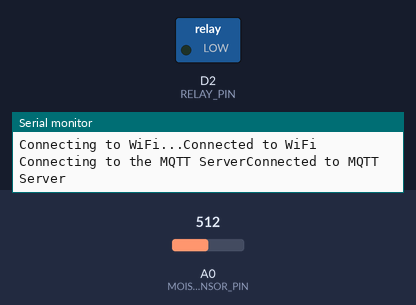
Bench run of a sketch on a simulated Arduino Nano 33 IoT. Parts: switched loads named in the sketch (green lamp = pin HIGH), the last lines printed to the serial monitor. The test bench sets the inputs (shaded band); at power-on: A0 (MOISTURE_SENSOR_PIN) = 512. WiFi joins after 1.5 s; servers stay silent unless stated; no MQTT or app messages arrive unless stated.

Above: at 2.7 s.
2.8 s: A0 (MOISTURE_SENSOR_PIN) set to 415
14.5 s: A0 (MOISTURE_SENSOR_PIN) set to 385
At 15.0 s:
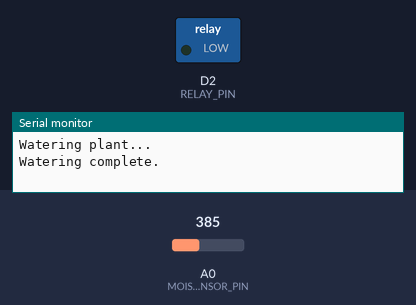
24.5 s: A0 (MOISTURE_SENSOR_PIN) set to 410
At 31.2 s:
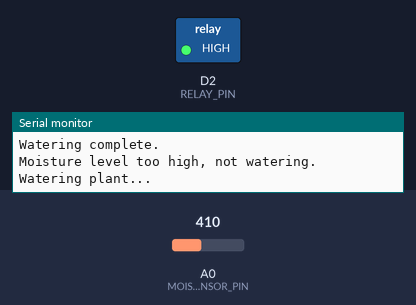
Timing chart, 0 to 34.5 s (numbered marks = the images above; inputs shaded):
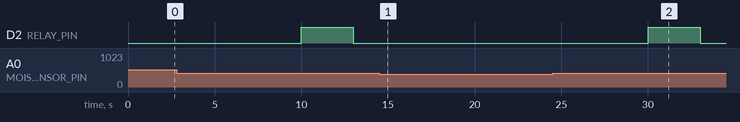

The sketch:

arduinocode.ino
```cpp
// Library imports and network creditals
#include <ArduinoMqttClient.h>
#include <WiFiNINA.h>
#include "secrets.h"

// Defining the pins and intervals
#define MOISTURE_SENSOR_PIN A0
#define RELAY_PIN 2
#define MOISTURE_THRESHOLD 400
#define WATERING_DURATION 3000
#define CHECK_INTERVAL 10000
#define MQTT_TIMEOUT 30000

// Stores the WiFi and MQTT credentials from secrets.h
const char* ssid = SECRET_SSID;
const char* password = SECRET_PASS;
const char* mqtt_server = MQTT_SERVER;

// Initializes the WiFi and MQTT clients
WiFiClient wifiClient;
MqttClient mqttClient(wifiClient);

bool autoMode = true; //used to switch between auto an manual modes
bool pumpState = false; // if the pump is on or off
bool mqttEnabled = true; // if arduino is connected to MQTT server
unsigned long lastCheckTime = 0; //used to make sure we only check moistuire level ever 10 seconds

void setup() {
    pinMode(MOISTURE_SENSOR_PIN, INPUT); //declares sensor pin and it is reciving data from this pin
    pinMode(RELAY_PIN, OUTPUT); //relay pin and we will be outputting signals (High, Low)
    digitalWrite(RELAY_PIN, LOW); //Set relay pin to low because we wont the pump to start off

    Serial.begin(9600); //Start the serial communication with sensor and relay
    while (!Serial); //run till we have a serial connection

    //Connects to wifi and MQTT server
    connectWiFi();
    connectMQTT();
}

//This function is called when we have not connected to wifi and will try again intill timeout
//If time out is reached program will run locally on auto mode just from arduino
void connectWiFi() {
    Serial.print("Connecting to WiFi...");
    WiFi.begin(ssid, password);
    unsigned long startAttemptTime = millis();
    while (WiFi.status() != WL_CONNECTED) {
        delay(800);
        Serial.print(".");
        if (millis() - startAttemptTime > MQTT_TIMEOUT) {
            Serial.println("Failed to connect to WiFi, switching to local auto mode.");
            mqttEnabled = false; // Disable further MQTT connection attempts
            return;
        }
    }
    Serial.println("Connected to WiFi");
}

//Used if connection to MQTT did not work first time will try intill timeout
//If time out is reached program will run locally on auto mode just from arduino
void connectMQTT() {
    if (!mqttEnabled) return; // Skip connection attempts if MQTT is disabled
    Serial.print("Connecting to the MQTT Server");
    mqttClient.setId("ArduinoNano33");
    mqttClient.onMessage(onMqttMessage);

    unsigned long startAttemptTime = millis();
    while (!mqttClient.connect(mqtt_server, 1883)) {
        Serial.print(".");
        delay(2000);

        if (millis() - startAttemptTime > MQTT_TIMEOUT) {
            Serial.println("Failed to connect to MQTT Server, switching to local auto mode");
            autoMode = true;
            mqttEnabled = false; // Disable further MQTT connection attempts
            return;
        }
    }
    Serial.println("Connected to MQTT Server");
    //This subscribes the ardunino to the mqtt topics so we can publish data to these topics
    mqttClient.subscribe("plant/water");
    mqttClient.subscribe("plant/mode");
}

//This function is responisble for reciving information from the MQTT Server
//Based on the information it will execute an action
void onMqttMessage(int messageSize) {

    String message = "";

    while (mqttClient.available()) {
        message += (char)mqttClient.read();
    }

    Serial.println("MQTT Message: " + message);

    if (message == "ON" && !autoMode) {
        checkAndWaterPlant();
    }

    else if (message == "OFF") {
        digitalWrite(RELAY_PIN, LOW);
        pumpState = false;
    }

    else if (message == "AUTO") {
        autoMode = true;
        Serial.println("Switched to Automatic Mode");
    }

    else if (message == "MANUAL") {
        autoMode = false;
        digitalWrite(RELAY_PIN, LOW); // Ensures the pump is turned off when switching to manual mode
        pumpState = false;
        Serial.println("Switched to Manual Mode");
    }
}

//This function is responsible for making sure the pump is not turned on if the soil is to moist
void checkAndWaterPlant() {
    int moisture = analogRead(MOISTURE_SENSOR_PIN);
    if (moisture > MOISTURE_THRESHOLD) {
        Serial.println("Watering plant...");
        digitalWrite(RELAY_PIN, HIGH);
        delay(WATERING_DURATION);
        digitalWrite(RELAY_PIN, LOW);
        Serial.println("Watering complete.");
    }
    else Serial.println("Moisture level too high, not watering.");

}

//Main loop which will run continously and call the functions
void loop() {

    if (WiFi.status() != WL_CONNECTED && mqttEnabled)  connectWiFi();

    if (mqttEnabled && !mqttClient.connected()) connectMQTT();

    //makes sure mqtt is still connected before sending data
    mqttClient.poll();

    unsigned long currentTime = millis();

    //This is used to send information on the moisture and environment every 10 seconds to MQTT server
    if (currentTime - lastCheckTime >= CHECK_INTERVAL) {
        lastCheckTime = currentTime;
        int moisture = analogRead(MOISTURE_SENSOR_PIN);
        if (mqttEnabled && mqttClient.connected()) {
            mqttClient.beginMessage("plant/moisture");
            mqttClient.print(moisture);
            mqttClient.endMessage();
        }

        //This will run for example if we are running locally or auto mode is selected on GUI
        if (autoMode) checkAndWaterPlant();

    }
}
```

secrets.h
```cpp
#define SECRET_SSID "########"
#define SECRET_PASS "#######"
#define MQTT_SERVER  "192.168.0.206"
```

Measured:
- after the input at 14.5 s, D2 (RELAY_PIN): stays LOW (without the input it goes to HIGH after 5.5 s)
- after the input at 24.5 s, D2 (RELAY_PIN): LOW → HIGH after 5.5 s, → LOW 3.0 s later
